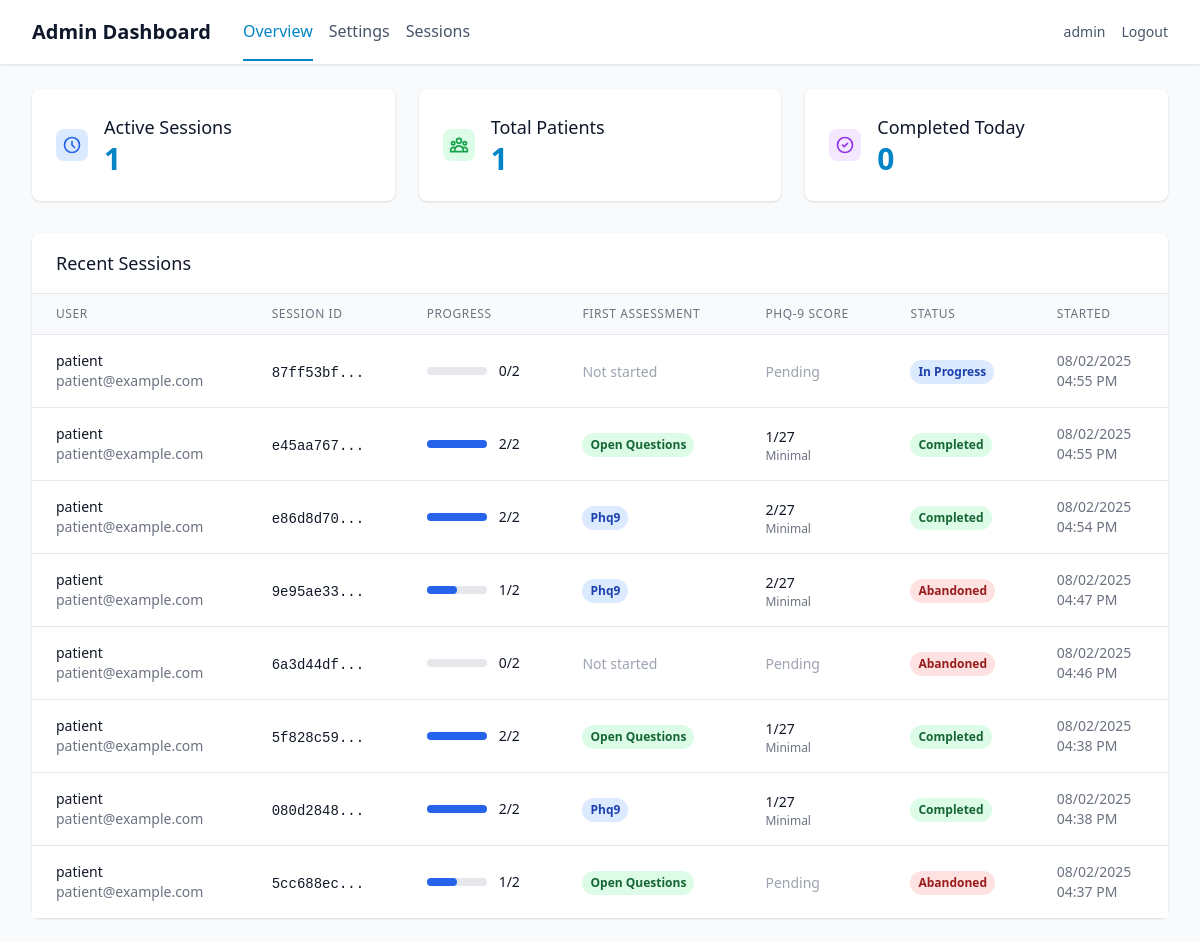
The app's page /admin/dashboard (signed in) with its own data.
### app/models/user.py (models this page shows, shortened)
class User(UserMixin, db.Model):
    id = db.Column(db.Integer, primary_key=True)
    username = db.Column(db.String(80), unique=True, nullable=False)
    email = db.Column(db.String(120), unique=True, nullable=False)
    password_hash = db.Column(db.String(255), nullable=False)
    user_type = db.Column(db.String(20), nullable=False, default='patient')
    created_at = db.Column(db.DateTime, default=datetime.utcnow)
    is_active = db.Column(db.Boolean, default=True)
    patient_profile = db.relationship('PatientProfile', backref='user', uselist=False, cascade='all, delete-orphan')
    assessments = db.relationship('Assessment', backref='user', lazy=True, cascade='all, delete-orphan')
    def is_superuser(self):
        return self.user_type == 'superuser'

### app/models/assessment.py (models this page shows, shortened)
class Assessment(db.Model):
    id = db.Column(db.Integer, primary_key=True)
    user_id = db.Column(db.Integer, db.ForeignKey('user.id'), nullable=False)
    session_id = db.Column(db.String(100), nullable=False, unique=True)
    first_assessment_type = db.Column(db.String(20))  # 'phq9' or 'open_questions'
    phq9_completed = db.Column(db.Boolean, default=False)
    open_questions_completed = db.Column(db.Boolean, default=False)
    status = db.Column(db.String(20), default='in_progress')  # 'in_progress', 'completed', 'abandoned'
    consent_agreed = db.Column(db.Boolean, default=False)
    camera_verified = db.Column(db.Boolean, default=False)
    started_at = db.Column(db.DateTime, default=datetime.utcnow)
    completed_at = db.Column(db.DateTime)
    consent_at = db.Column(db.DateTime)
    camera_check_at = db.Column(db.DateTime)
    first_assessment_started_at = db.Column(db.DateTime)
    phq9_score = db.Column(db.Integer)
    phq9_severity = db.Column(db.String(20))  # 'minimal', 'mild', 'moderate', 'severe'
    phq9_settings = db.Column(db.Text)  # JSON string of PHQ-9 settings used
    recording_settings = db.Column(db.Text)  # JSON string of recording settings used
    chat_settings = db.Column(db.Text)  # JSON string of chat settings used
    assessment_order = db.Column(db.String(20))  # 'phq_first' or 'questions_first'
    phq9_responses = db.relationship('PHQ9Response', backref='assessment', lazy=True, cascade='all, delete-orphan')
    open_responses = db.relationship('OpenQuestionResponse', backref='assessment', lazy=True, cascade='all, delete-orphan')
    emotion_data = db.relationship('EmotionData', backref='assessment', lazy=True, cascade='all, delete-orphan')
    def get_completion_order(self):
            return {
                'first_type': self.first_assessment_type,
                'phq9_completed': self.phq9_completed,
                'open_questions_completed': self.open_questions_completed,
                'both_completed': self.phq9_completed and self.open_questions_completed
            }

### app/routes/admin.py (the view)
@admin_bp.route('/dashboard')
@login_required
@admin_required
def dashboard():
    stats = AdminDashboardService.get_overview_stats()
    recent_sessions = AdminDashboardService.get_recent_sessions(limit=15)
    return render_template('admin/dashboard.html',
                         **stats,
                         recent_sessions=recent_sessions)

### app/services/admin.py (called while the page is built)
    @staticmethod
    def get_overview_stats():
        today = datetime.utcnow().date()
        active_sessions = Assessment.query.filter_by(status='in_progress').count()
        total_patients = db.session.query(Assessment.user_id).distinct().count()
        completed_today = Assessment.query.filter(
            Assessment.status == 'completed',
            func.date(Assessment.completed_at) == today
        ).count()
        return {
            'active_sessions': active_sessions,
            'total_patients': total_patients,
            'completed_today': completed_today
        }

### run.py (called while the page is built)
@app.before_request
def before_request():
    from flask import request
    if not current_user.is_authenticated and request.endpoint not in ['auth.login', 'auth.register', 'static']:
        return redirect(url_for('auth.login'))

### app/templates/admin/dashboard.html (shortened to what this page needs)
{% extends "base.html" %}
{% block nav %}
<nav class="bg-white shadow-sm border-b border-secondary-200">
    <div class="max-w-7xl mx-auto px-4 sm:px-6 lg:px-8">
        <div class="flex justify-between h-16">
            <div class="flex items-center space-x-8">
                <h1 class="text-xl font-semibold text-secondary-900">Admin Dashboard</h1>
                <div class="flex space-x-4">
                    <a href="{{ url_for('admin.dashboard') }}"
                       class="text-primary-600 border-b-2 border-primary-600 pb-4 pt-4">
                        Overview
                    </a>
                    <a href="{{ url_for('settings.show_settings') }}"
                       class="text-secondary-600 hover:text-secondary-900 pb-4 pt-4">
                        Settings
                    </a>
                    <a href="#" class="text-secondary-600 hover:text-secondary-900 pb-4 pt-4">
                        Sessions
                    </a>
                </div>
            </div>
            <div class="flex items-center space-x-4">
                <span class="text-sm text-secondary-600">{{ current_user.username }}</span>
                <a href="{{ url_for('auth.logout') }}"
                   class="text-sm text-secondary-600 hover:text-secondary-900">
                    Logout
                </a>
            </div>
        </div>
    </div>
</nav>
{% endblock %}
{% block content %}
<div class="max-w-7xl mx-auto py-6 sm:px-6 lg:px-8">
    <div class="grid grid-cols-1 md:grid-cols-3 gap-6 mb-8">
        <div class="bg-white rounded-lg shadow p-6">
            <div class="flex items-center">
                <div class="flex-shrink-0">
                    <div class="w-8 h-8 bg-blue-100 rounded-lg flex items-center justify-center">
                        <svg class="w-5 h-5 text-blue-600" fill="none" stroke="currentColor" viewBox="0 0 24 24">
                            <path stroke-linecap="round" stroke-linejoin="round" stroke-width="2" d="M12 8v4l3 3m6-3a9 9 0 11-18 0 9 9 0 0118 0z"/>
                        </svg>
                    </div>
                </div>
                <div class="ml-4">
                    <h3 class="text-lg font-medium text-secondary-900">Active Sessions</h3>
                    <p class="text-3xl font-bold text-primary-600">{{ active_sessions }}</p>
                </div>
            </div>
        </div>
        <div class="bg-white rounded-lg shadow p-6">
            <div class="flex items-center">
                <div class="flex-shrink-0">
                    <div class="w-8 h-8 bg-green-100 rounded-lg flex items-center justify-center">
                    </div>
                </div>
                <div class="ml-4">
                    <h3 class="text-lg font-medium text-secondary-900">Total Patients</h3>
                    <p class="text-3xl font-bold text-primary-600">{{ total_patients }}</p>
                </div>
            </div>
        </div>
        <div class="bg-white rounded-lg shadow p-6">
            <div class="flex items-center">
                <div class="flex-shrink-0">
                    <div class="w-8 h-8 bg-purple-100 rounded-lg flex items-center justify-center">
                        <svg class="w-5 h-5 text-purple-600" fill="none" stroke="currentColor" viewBox="0 0 24 24">
                            <path stroke-linecap="round" stroke-linejoin="round" stroke-width="2" d="M9 12l2 2 4-4m6 2a9 9 0 11-18 0 9 9 0 0118 0z"/>
                        </svg>
                    </div>
                </div>
                <div class="ml-4">
                    <h3 class="text-lg font-medium text-secondary-900">Completed Today</h3>
                    <p class="text-3xl font-bold text-primary-600">{{ completed_today }}</p>
                </div>
            </div>
        </div>
    </div>
    <div class="bg-white rounded-lg shadow">
        <div class="px-6 py-4 border-b border-secondary-200">
            <h3 class="text-lg font-medium text-secondary-900">Recent Sessions</h3>
        </div>
        {% if recent_sessions %}
        <div class="overflow-x-auto">
            <table class="min-w-full divide-y divide-gray-200">
                <thead class="bg-gray-50">
                    <tr>
                        <th class="px-6 py-3 text-left text-xs font-medium text-gray-500 uppercase tracking-wider">User</th>
                        <th class="px-6 py-3 text-left text-xs font-medium text-gray-500 uppercase tracking-wider">Session ID</th>
                        <th class="px-6 py-3 text-left text-xs font-medium text-gray-500 uppercase tracking-wider">Progress</th>
                        <th class="px-6 py-3 text-left text-xs font-medium text-gray-500 uppercase tracking-wider">First Assessment</th>
                        <th class="px-6 py-3 text-left text-xs font-medium text-gray-500 uppercase tracking-wider">PHQ-9 Score</th>
                        <th class="px-6 py-3 text-left text-xs font-medium text-gray-500 uppercase tracking-wider">Status</th>
                        <th class="px-6 py-3 text-left text-xs font-medium text-gray-500 uppercase tracking-wider">Started</th>
                    </tr>
                </thead>
                <tbody class="bg-white divide-y divide-gray-200">
                    {% for session in recent_sessions %}
                    <tr class="hover:bg-gray-50">
                        <td class="px-6 py-4 whitespace-nowrap">
                            <div>
                                <div class="text-sm font-medium text-gray-900">{{ session.username }}</div>
                                <div class="text-sm text-gray-500">{{ session.email }}</div>
                            </div>
                        </td>
                        <td class="px-6 py-4 whitespace-nowrap">
                            <span class="text-sm text-gray-900 font-mono">{{ session.session_id[:8] }}...</span>
                        </td>
                        <td class="px-6 py-4 whitespace-nowrap">
                            <div class="flex items-center">
                                <div class="w-full bg-gray-200 rounded-full h-2 mr-3" style="width: 60px;">
                                    <div class="bg-blue-600 h-2 rounded-full" style="width: {{ (session.progress_count / 2 * 100) }}%"></div>
                                </div>
                                <span class="text-sm font-medium text-gray-900">{{ session.progress_text }}</span>
                            </div>
                        </td>
                        <td class="px-6 py-4 whitespace-nowrap">
                            {% if session.first_type %}
                                <span class="inline-flex px-2 py-1 text-xs font-semibold rounded-full
                                           {% if session.first_type == 'phq9' %}bg-blue-100 text-blue-800{% else %}bg-green-100 text-green-800{% endif %}">
                                    {{ session.first_type.replace('_', ' ').title() }}
                                </span>
                            {% else %}
                                <span class="text-sm text-gray-400">Not started</span>
                            {% endif %}
                        </td>
                        <td class="px-6 py-4 whitespace-nowrap">
                            {% if session.phq9_score is not none %}
                                <div>
                                    <span class="text-sm font-medium text-gray-900">{{ session.phq9_score }}/27</span>
                                    <div class="text-xs text-gray-500 capitalize">{{ session.phq9_severity.replace('_', ' ') if session.phq9_severity else '' }}</div>
                                </div>
                            {% else %}
                                <span class="text-sm text-gray-400">Pending</span>
                            {% endif %}
                        </td>
                        <td class="px-6 py-4 whitespace-nowrap">
                            <span class="inline-flex px-2 py-1 text-xs font-semibold rounded-full {{ session.status_class }}">
                                {{ session.status }}
                            </span>
                        </td>
                        <td class="px-6 py-4 whitespace-nowrap text-sm text-gray-500">
                            <div>{{ session.started_at.strftime('%m/%d/%Y') }}</div>
                            <div>{{ session.started_at.strftime('%I:%M %p') }}</div>
                        </td>
                    </tr>
                    {% endfor %}
                </tbody>
            </table>
        </div>
        {% endif %}
    </div>
</div>
{% endblock %}

### app/templates/base.html (shortened to what this page needs)
<!DOCTYPE html>
<html lang="en" class="h-full">
<head>
    <script src="https://cdn.tailwindcss.com"></script>
</head>
<body class="h-full bg-secondary-50 text-secondary-900 overflow-x-hidden">
    {% block nav %}{% endblock %}
    <main class="{% block main_class %}{% endblock %}">
        {% block content %}{% endblock %}
    </main>
</body>
</html>

### records on screen
User: username "admin"
Assessment: username "patient", email "patient@example.com", session_id "87ff53bf", progress_text "0/2", shows "Not started", shows "Pending", status "In Progress", started_at "08/02/2025", started_at "04:55 PM"
User: username "patient" "patient" "patient" "patient" "patient" "patient" "patient", email "patient@example.com" "patient@example.com" "patient@example.com" "patient@example.com" "patient@example.com" "patient@example.com" "patient@example.com"
Assessment: first_type.replace "Open Questions", phq9_severity "Minimal", started_at "08/02/2025", started_at "04:55 PM"
Assessment: first_type.replace "Phq9", phq9_severity "Minimal", started_at "08/02/2025", started_at "04:54 PM"
Assessment: first_type.replace "Phq9", phq9_severity "Minimal", started_at "08/02/2025", started_at "04:47 PM"
Assessment: started_at "08/02/2025", started_at "04:46 PM"
Assessment: first_type.replace "Open Questions", phq9_severity "Minimal", started_at "08/02/2025", started_at "04:38 PM"
Assessment: first_type.replace "Phq9", phq9_severity "Minimal", started_at "08/02/2025", started_at "04:38 PM"
Assessment: first_type.replace "Open Questions", started_at "08/02/2025", started_at "04:37 PM"

### other values on screen
{{ active_sessions }} "1"
{{ total_patients }} "1"
{{ completed_today }} "0"
{{ session.session_id[:8] }} "e45aa767" "e86d8d70" "9e95ae33" "6a3d44df" "5f828c59" "080d2848" "5cc688ec"
{{ session.progress_text }} "2/2" "2/2" "1/2" "0/2" "2/2" "2/2" "1/2"
{{ session.phq9_score }} "1" "2" "2" "1" "1"
{{ session.status }} "Completed" "Completed" "Abandoned" "Abandoned" "Completed" "Completed" "Abandoned"
